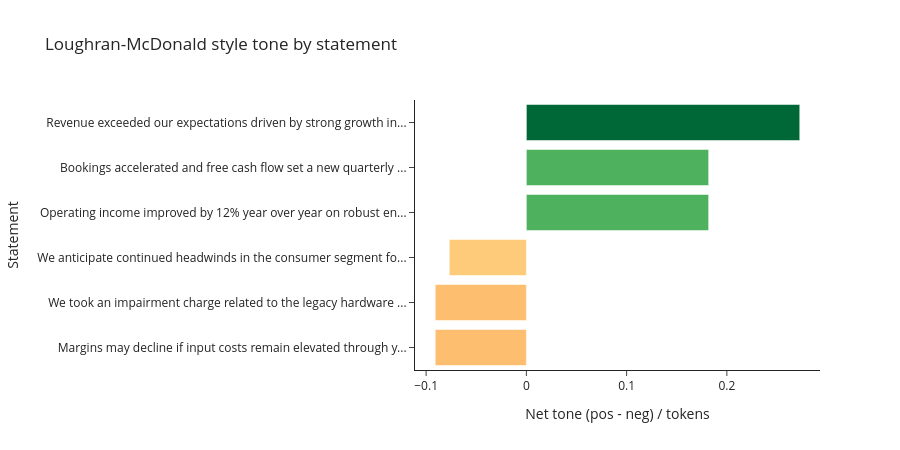

The notebook cell this image was saved under:
### Markdown cell above
The `tone` column — *(positive words − negative words) / total words* — is the
classic Loughran–McDonald tone score. Positive numbers indicate optimism;
negative numbers indicate pessimism. Even with this tiny lexicon, the model
correctly flags the *headwinds* and *impairment* sentences as negative.

### Code cell
fig = px.bar(
    scores.assign(short=lambda d: d["statement"].str.slice(0, 60) + "..."),
    x="tone",
    y="short",
    orientation="h",
    color="tone",
    color_continuous_scale="RdYlGn",
    color_continuous_midpoint=0,
    title="Loughran-McDonald style tone by statement",
    labels={"tone": "Net tone (pos - neg) / tokens", "short": "Statement"},
    height=450,
)
fig.update_layout(coloraxis_showscale=False, yaxis={"categoryorder": "total ascending"})
fig.show()

### Figure 1 — Plotly figure (JSON) as saved in the notebook; plotly's stock layout.template omitted (floating-point values rounded to 4 significant figures)
{"data": [{"hovertemplate": "Net tone (pos - neg) / tokens=%{marker.color}<br>Statement=%{y}<extra></extra>", "legendgroup": "", "marker": {"color": [0.2727, -0.07692, 0.1818, -0.09091, -0.09091, 0.1818], "coloraxis": "coloraxis", "pattern": {"shape": ""}}, "name": "", "orientation": "h", "showlegend": false, "textposition": "auto", "type": "bar", "x": [0.2727, -0.07692, 0.1818, -0.09091, -0.09091, 0.1818], "xaxis": "x", "y": ["Revenue exceeded our expectations driven by strong growth in...", "We anticipate continued headwinds in the consumer segment fo...", "Operating income improved by 12% year over year on robust en...", "Margins may decline if input costs remain elevated through y...", "We took an impairment charge related to the legacy hardware ...", "Bookings accelerated and free cash flow set a new quarterly ..."], "yaxis": "y"}], "layout": {"barmode": "relative", "coloraxis": {"cmid": 0, "colorbar": {"title": {"text": "Net tone (pos - neg) / tokens"}}, "colorscale": [[0.0, "rgb(165,0,38)"], [0.1, "rgb(215,48,39)"], [0.2, "rgb(244,109,67)"], [0.3, "rgb(253,174,97)"], [0.4, "rgb(254,224,139)"], [0.5, "rgb(255,255,191)"], [0.6, "rgb(217,239,139)"], [0.7, "rgb(166,217,106)"], [0.8, "rgb(102,189,99)"], [0.9, "rgb(26,152,80)"], [1.0, "rgb(0,104,55)"]], "showscale": false}, "height": 450, "legend": {"tracegroupgap": 0}, "title": {"text": "Loughran-McDonald style tone by statement"}, "xaxis": {"anchor": "y", "domain": [0.0, 1.0], "title": {"text": "Net tone (pos - neg) / tokens"}}, "yaxis": {"anchor": "x", "categoryorder": "total ascending", "domain": [0.0, 1.0], "title": {"text": "Statement"}}}}
